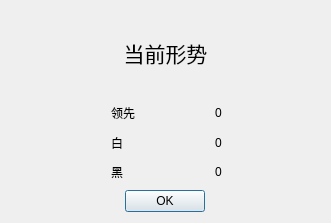
<?xml version="1.0" encoding="UTF-8"?>
<ui version="4.0">
 <class>JudgeCalcDialog</class>
 <widget class="QDialog" name="JudgeCalcDialog">
  <property name="geometry">
   <rect>
    <x>0</x>
    <y>0</y>
    <width>331</width>
    <height>223</height>
   </rect>
  </property>
  <property name="windowTitle">
   <string>Dialog</string>
  </property>
  <layout class="QVBoxLayout" name="verticalLayout">
   <item>
    <widget class="QLabel" name="label">
     <property name="font">
      <font>
       <pointsize>16</pointsize>
       <bold>false</bold>
      </font>
     </property>
     <property name="text">
      <string>当前形势</string>
     </property>
     <property name="alignment">
      <set>Qt::AlignCenter</set>
     </property>
    </widget>
   </item>
   <item>
    <widget class="QWidget" name="widget" native="true">
     <layout class="QGridLayout" name="gridLayout">
      <property name="leftMargin">
       <number>100</number>
      </property>
      <property name="topMargin">
       <number>0</number>
      </property>
      <property name="rightMargin">
       <number>7</number>
      </property>
      <property name="bottomMargin">
       <number>0</number>
      </property>
      <item row="0" column="0">
       <widget class="QLabel" name="label_2">
        <property name="text">
         <string>领先</string>
        </property>
       </widget>
      </item>
      <item row="0" column="1">
       <widget class="QLabel" name="labelA">
        <property name="text">
         <string>0</string>
        </property>
       </widget>
      </item>
      <item row="1" column="0">
       <widget class="QLabel" name="label_3">
        <property name="text">
         <string>白</string>
        </property>
       </widget>
      </item>
      <item row="1" column="1">
       <widget class="QLabel" name="labelB">
        <property name="text">
         <string>0</string>
        </property>
       </widget>
      </item>
      <item row="2" column="0">
       <widget class="QLabel" name="label_4">
        <property name="text">
         <string>黑</string>
        </property>
       </widget>
      </item>
      <item row="2" column="1">
       <widget class="QLabel" name="labelC">
        <property name="text">
         <string>0</string>
        </property>
       </widget>
      </item>
     </layout>
    </widget>
   </item>
   <item>
    <widget class="QDialogButtonBox" name="buttonBox">
     <property name="layoutDirection">
      <enum>Qt::RightToLeft</enum>
     </property>
     <property name="orientation">
      <enum>Qt::Horizontal</enum>
     </property>
     <property name="standardButtons">
      <set>QDialogButtonBox::Ok</set>
     </property>
     <property name="centerButtons">
      <bool>true</bool>
     </property>
    </widget>
   </item>
  </layout>
 </widget>
 <resources/>
 <connections>
  <connection>
   <sender>buttonBox</sender>
   <signal>accepted()</signal>
   <receiver>JudgeCalcDialog</receiver>
   <slot>accept()</slot>
   <hints>
    <hint type="sourcelabel">
     <x>248</x>
     <y>254</y>
    </hint>
    <hint type="destinationlabel">
     <x>157</x>
     <y>274</y>
    </hint>
   </hints>
  </connection>
  <connection>
   <sender>buttonBox</sender>
   <signal>rejected()</signal>
   <receiver>JudgeCalcDialog</receiver>
   <slot>reject()</slot>
   <hints>
    <hint type="sourcelabel">
     <x>316</x>
     <y>260</y>
    </hint>
    <hint type="destinationlabel">
     <x>286</x>
     <y>274</y>
    </hint>
   </hints>
  </connection>
 </connections>
</ui>
